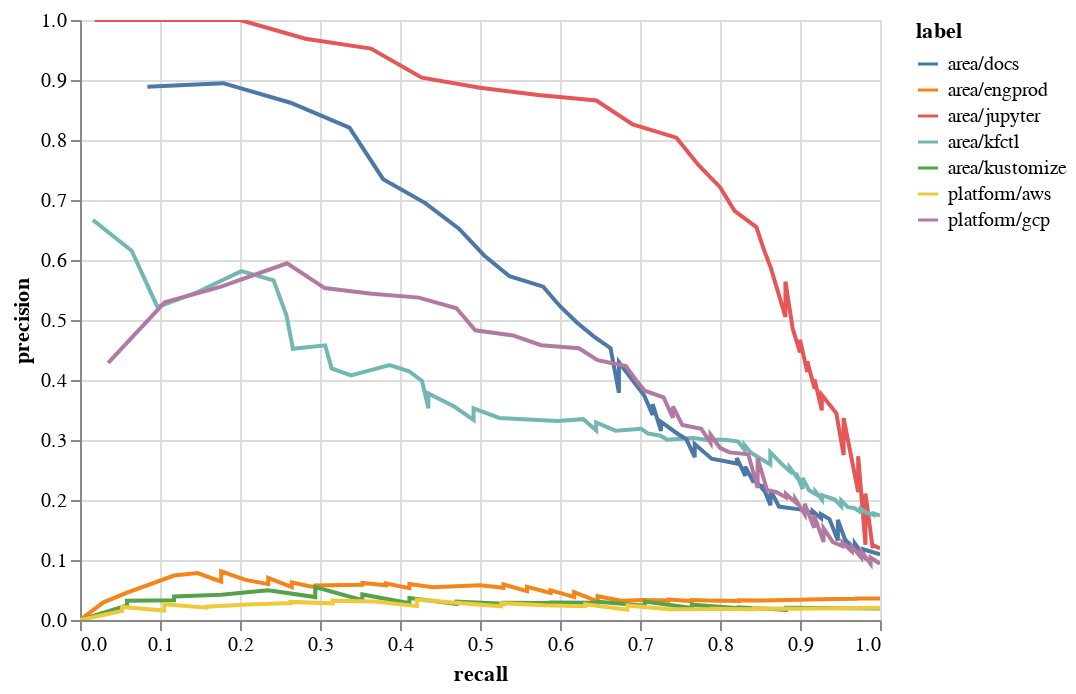

The notebook cell saved with this chart:
### Code cell
# TODO(jlewi): How to do multiple labels on the same graph

# Susample otherwise we get too many points to plot
subsample = 10

rows = []
labels_of_interest = ["area/jupyter", "area/kfctl", "area/engprod", "area/docs", "area/kustomize", "platform/gcp", "platform/aws"]
for l in  ["area/jupyter", "area/kfctl", "area/engprod", "area/docs", "area/kustomize", "platform/gcp", "platform/aws"]:        
#l = "area/jupyter"
    selector = results["label"]== l
    index = np.where(selector.values)[0][0]
    row = pd.DataFrame({"precision": results.iloc[index]["precision"][::subsample], "recall":  results.iloc[index]["recall"][::subsample], "label": l})
    rows.append(row)
    #row = pd.DataFrame({"precision": results.iloc[index].precision, "recall":  results.iloc[index].recall})
    #row = results.loc[results["label"] == "area/jupyter"]


roc_points = pd.concat(rows)    


alt.Chart(roc_points).mark_line().encode(x="recall", y="precision", color="label").interactive()

### Figure 1 — Vega-Lite specification as saved in the notebook (floating-point values rounded to 4 significant figures; data arrays with more than 128 entries replaced by an {"elided": "..."} marker saying what was removed)
{"config": {"view": {"continuousWidth": 400, "continuousHeight": 300}}, "data": {"name": "data-b5b31c0bdeca353d67aea9afe9484417"}, "mark": "line", "encoding": {"color": {"type": "nominal", "field": "label"}, "x": {"type": "quantitative", "field": "recall"}, "y": {"type": "quantitative", "field": "precision"}}, "selection": {"selector028": {"type": "interval", "bind": "scales", "encodings": ["x", "y"]}}, "$schema": "https://vega.github.io/schema/vega-lite/v4.0.2.json", "datasets": {"data-b5b31c0bdeca353d67aea9afe9484417": {"elided": "621 records"}}}
